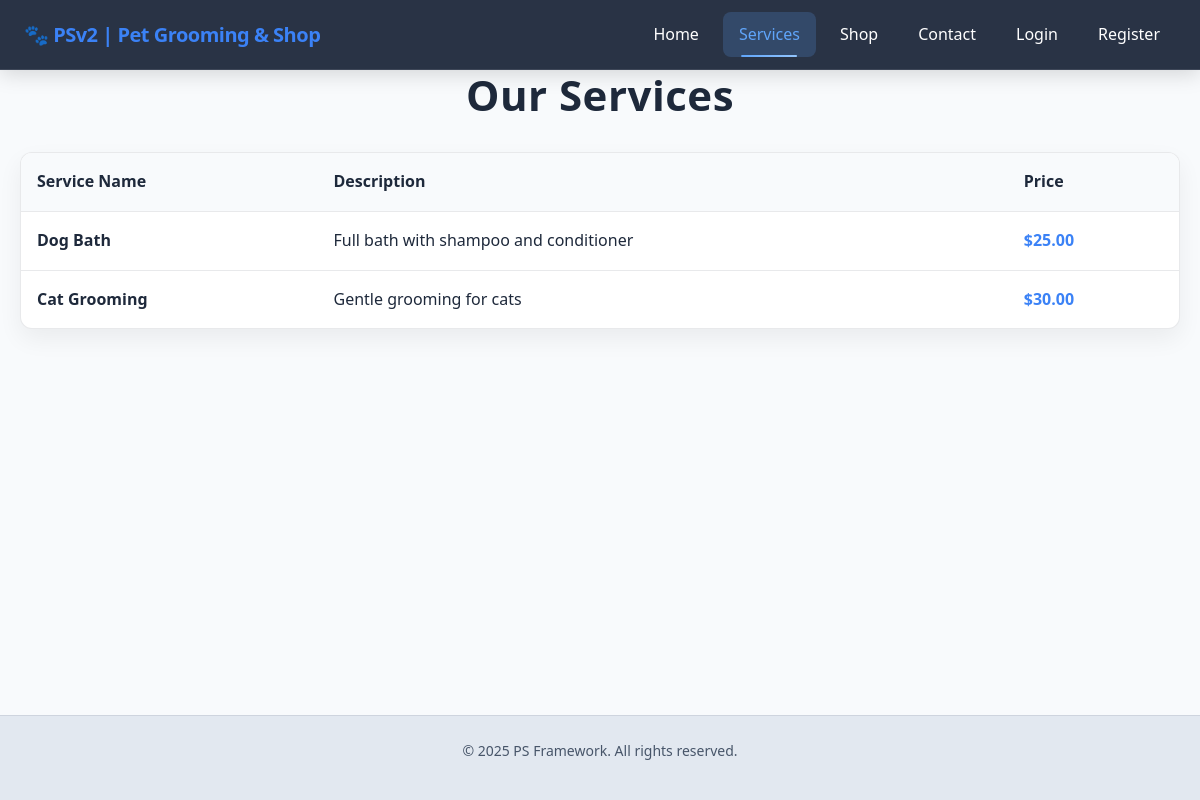
Page /services on the earlier database version.
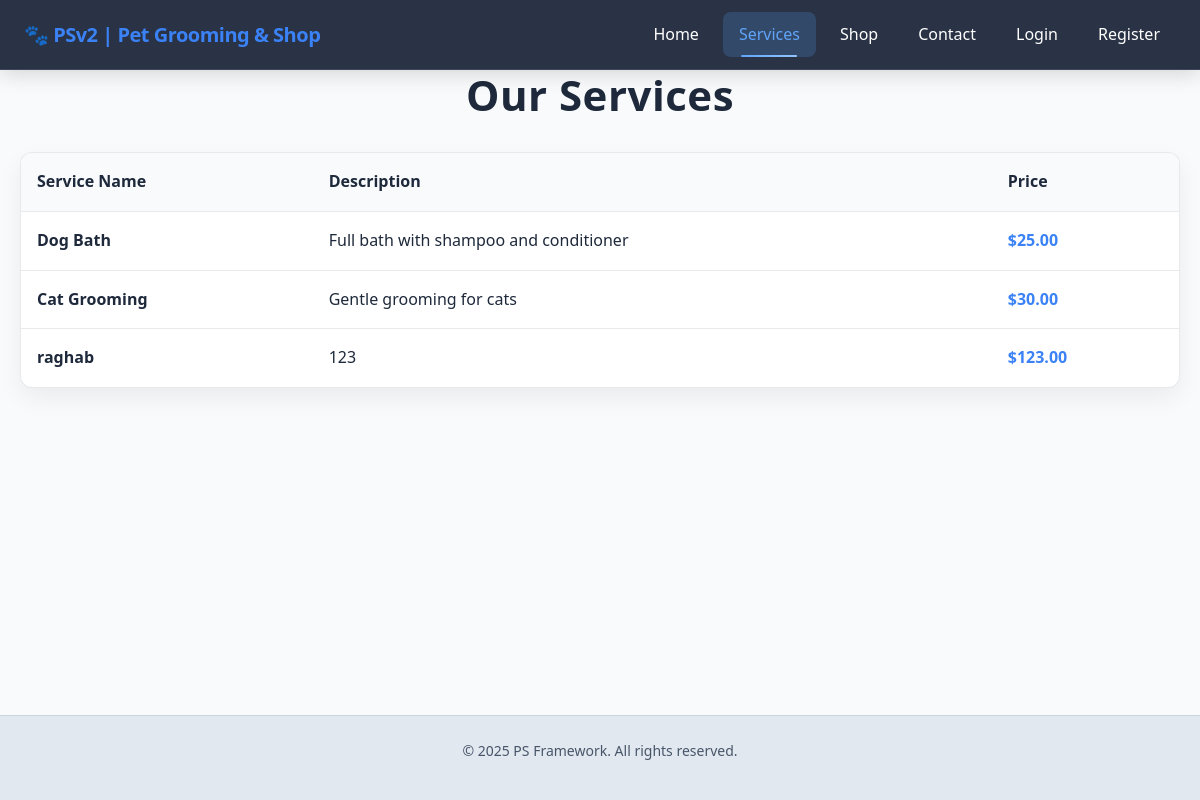
Same page on the later database version.
### app/models.py (models this page shows, shortened)
class Service(db.Model):
    id = db.Column(db.Integer, primary_key=True)
    name = db.Column(db.String(100), nullable=False)
    description = db.Column(db.Text)
    price = db.Column(db.Float)

### app/routes/services.py (the view)
@services_bp.route('/services')
def services_list():
    services = Service.query.all()
    return render_template('services.html', services=services)

### app/templates/services.html (shortened to what this page needs)
{% extends "base.html" %}
{% block content %}
<div class="page-header">
    <h1 class="page-title">Our Services</h1>
</div>
{% if services %}
    <div class="services-table">
        <table>
            <thead>
                <tr>
                    <th>Service Name</th>
                    <th>Description</th>
                    <th>Price</th>
                </tr>
            </thead>
            <tbody>
                {% for service in services %}
                <tr>
                    <td><strong>{{ service.name }}</strong></td>
                    <td>
                        {% if service.description %}
                            {{ service.description }}
                        {% else %}
                            <em class="text-muted">No description available</em>
                        {% endif %}
                    </td>
                    <td class="price">
                        {% if service.price %}
                            ${{ "%.2f"|format(service.price) }}
                        {% else %}
                            <em class="text-muted">Contact for pricing</em>
                        {% endif %}
                    </td>
                </tr>
                {% endfor %}
            </tbody>
        </table>
    </div>
{% else %}
    <div class="empty-state">
        <h2>No services available yet.</h2>
        <p>We're working on adding our service offerings. Please check back soon!</p>
    </div>
{% endif %}
{% endblock %}

Differences in the rows shown:
added Service: name "raghab", description "123", price "123.00"
